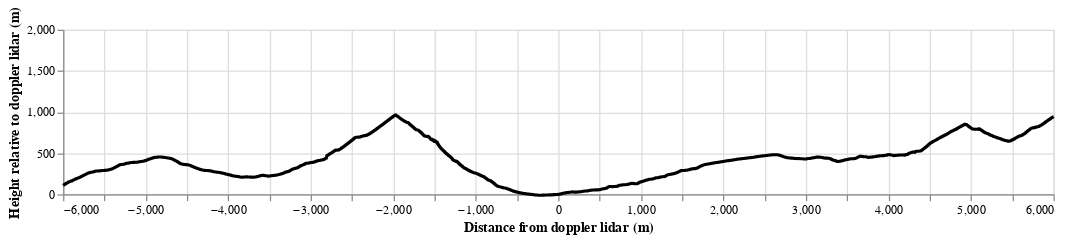

Write notebook code for a chart like this one.
### Code cell
alt.data_transformers.disable_max_rows()
profile_plot = alt.Chart(result).mark_line(color='black', strokeWidth=2.5).encode(
    alt.X('distance:Q').scale(domain=[-6000,6000]).title('Distance from doppler lidar (m)'),
    alt.Y('elevation').scale(domain=[0,2000]).title('Height relative to doppler lidar (m)')
).properties(
    width=800,
    height=133
)
profile_plot

### Figure 1 — Vega-Lite specification as saved in the notebook (floating-point values rounded to 4 significant figures; data arrays with more than 128 entries replaced by an {"elided": "..."} marker saying what was removed)
{"config": {"view": {"continuousWidth": 300, "continuousHeight": 300}}, "data": {"name": "data-4d1489076d2bfe67462aa9cd6366505f"}, "mark": {"type": "line", "color": "black", "strokeWidth": 2.5}, "encoding": {"x": {"field": "distance", "scale": {"domain": [-6000, 6000]}, "title": "Distance from doppler lidar (m)", "type": "quantitative"}, "y": {"field": "elevation", "scale": {"domain": [0, 2000]}, "title": "Height relative to doppler lidar (m)", "type": "quantitative"}}, "height": 133, "width": 800, "$schema": "https://vega.github.io/schema/vega-lite/v5.20.1.json", "datasets": {"data-4d1489076d2bfe67462aa9cd6366505f": {"elided": "6001 records"}}}
